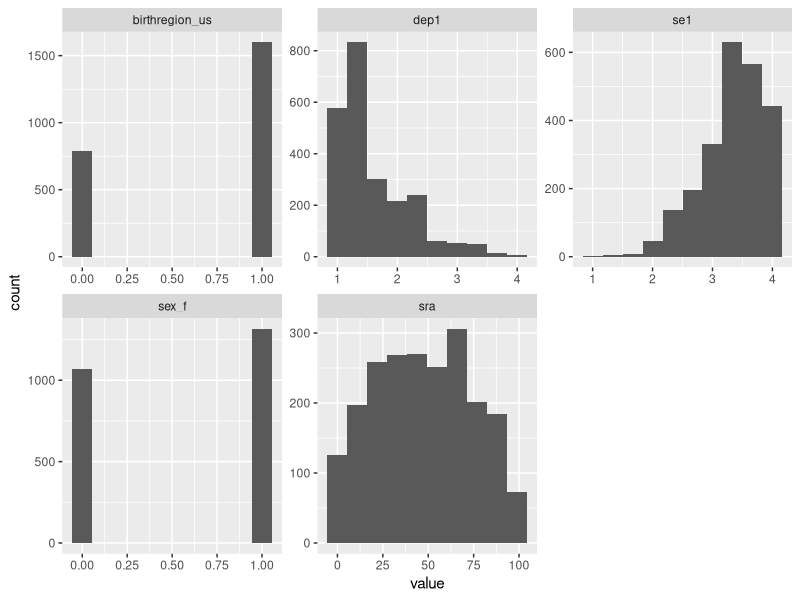
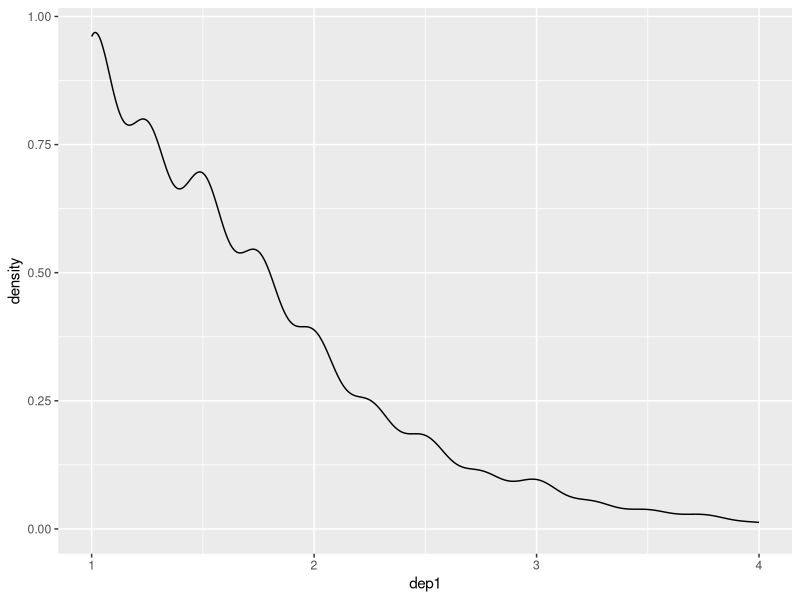
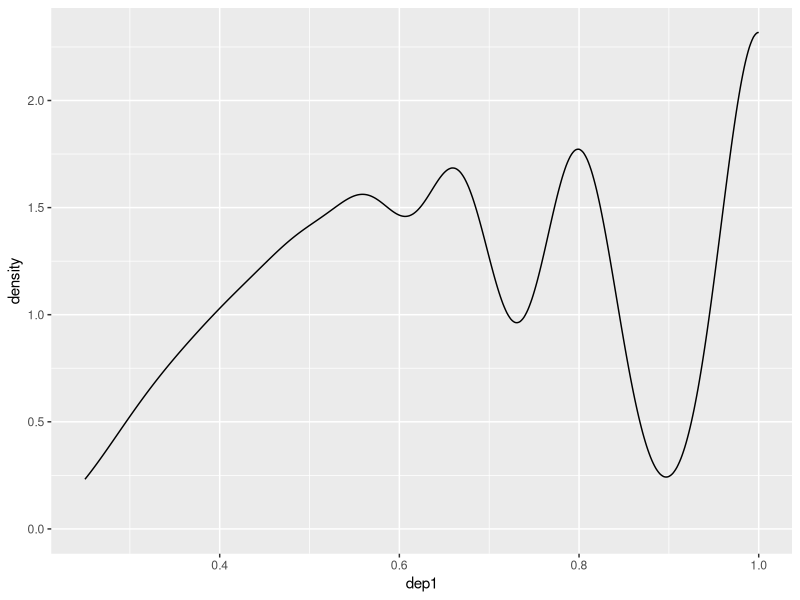
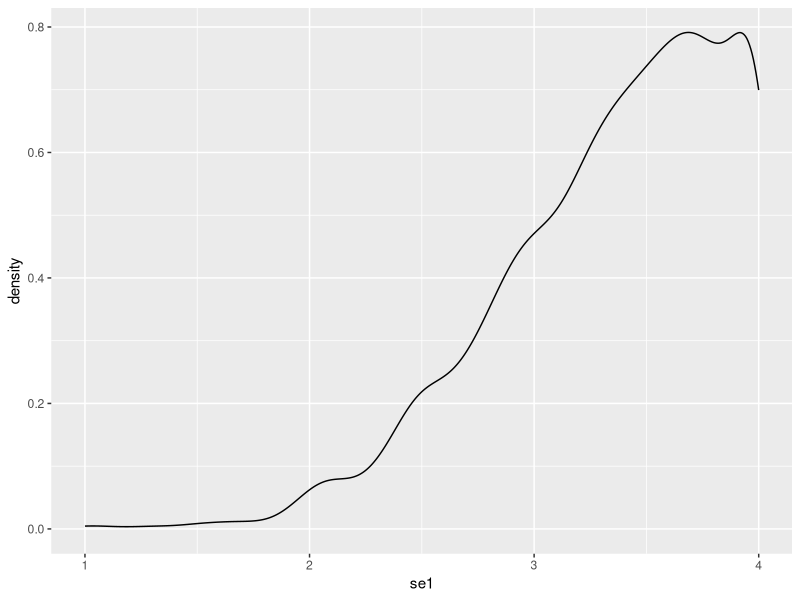
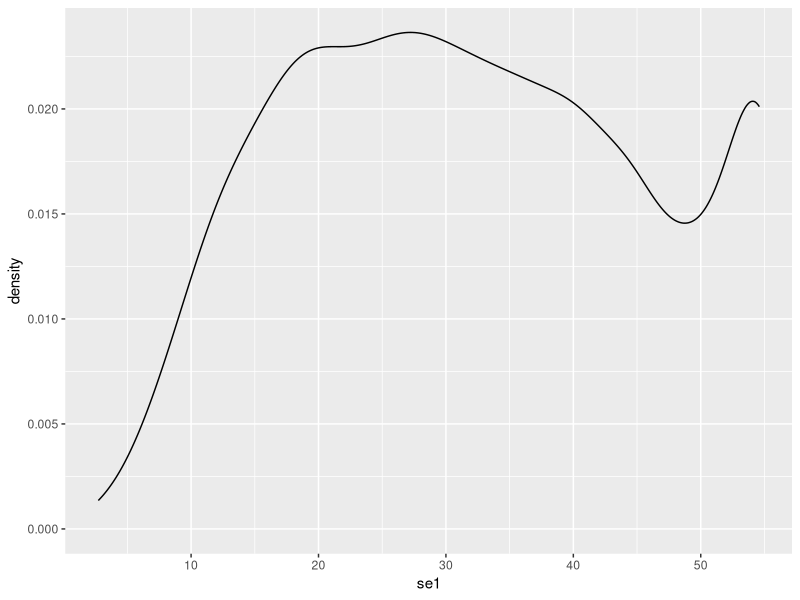
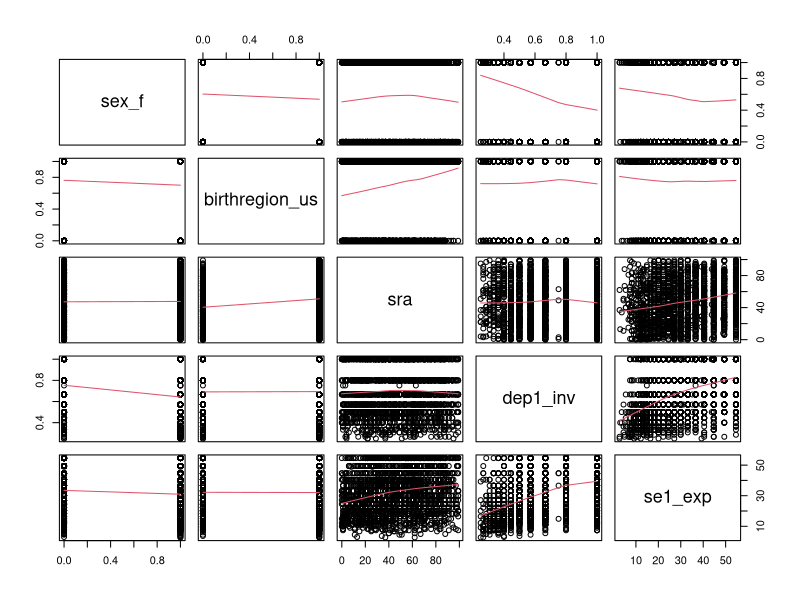

These charts were generated, in order, by the following R code: (Note: this script raises an error after producing the figures.)
###############################
# PSYC 5173 - SEM - Spring 22
# Lab 1 - Assumptions
# Authored by: Austin Eubanks 
# adeubank@uark.edu
##############################.


# Notes -------------------------------------------------------------------

# Everything we go over is just *A* way of doing things, not necessarily *the*
# way of doing it. In fact, as I will discuss in the video, some things we'll do
# are specifically things I wouldn't do in "real-world" analyses, but rather are
# for educational purposes (e.g., see extra steps below for matrices to excel).

# For instance, I am going to do my best to stick with just tidyverse, base R,
# and lavaan. The upside of this decision is you don't have to try to remember a
# bunch of different functions from a bunch of different libraries. The downside
# is some things we'll do have easier ways of doing it because there is a
# function that does the exact thing we want. 

####################.
# If you don't have tidyverse or lavaan installed, install them both by
# running the lines below, after deleting the "#" in front of them:

# install.packages("tidyverse")
# install.packages("lavaan")

# The library, psych, is also my go-to for general descriptives and
# scale/measure reliabilities (alphas), so you also need to

# install.packages("psych")

####################.

# Because we use tidyverse, most things we use are technically "tibbles" and not
# "data frames," but I more or less use the terms interchangeably. My video at
# tinyurl.com/tidyverse explains the technical differences between the two. 


#                                               Mac         Windows
# labels (collapsible headers):  	 Cmd+Shift+R   Ctrl+Shift+R 	

# Reflow comments:  	                     Cmd+Shift+/   Ctrl+Shift+/

# Insert pipe:  	                         Cmd+Shift+M   Ctrl+Shift+M

# Explaining projects / working directories 

# NOT writing things to my computer, thanks (comment out (#) anything that
# writes, e.g., write_csv, exporting plots)

# Libraries ---------------------------------------------------------------
library(tidyverse)

# For Tidyverse overview, see my video at tinyurl.com/tidyverse


# Problem 1 - read in,  structure,  descriptives --------------------------
# Read in the data, look at it's structure, check descriptives.

df <- read_csv("lab_1_video.csv") # read in

df %>% glimpse # structure

df %>% psych::describe() # descriptives

# Note: for now, we're giving you simple 5 var data sets, but for bigger
# datasets, you may need to sometimes use e.g., select() to select down to
# whatever subset of variables you're interested in

# Problem 2 - Check missingness -------------------------------------------

# you can use the map() family of functions, which apply some function you enter
# as the input across a data frame***. map() returns lists, but map_dfc() returns
# a data frame that column-binds the lists

df %>% 
  map_dfc(is.na) %>% 
  colMeans()

# *** Technically, map() applies the function across lists/vectors, which is why
# it returns lists unless you use e.., map_dfc(), but also technically, a data
# frame/tibble is just a bunch of lists in that each column is a list.

# Problem 3 - check distribution/outliers ---------------------------------

# check plots for all 5 vars (to look for outliers and show distributions)

df %>% 
  pivot_longer(cols = everything()) %>% 
  ggplot(aes(x = value))+
  geom_histogram(bins = 10)+
  #geom_density()+
  #geom_boxplot()+
  facet_wrap(~name, scales = "free")

# scales can be "free_x" "free_y" or "free" (meaning both x and y)


# Problem 4 - Transforming variables --------------------------------------

# --- Common heuristics transformations---

#                           Skew    
#                Positive               Negative
# moderate     square root      reflect then square root
#                sqrt(x)                sqrt(K - x)
#
# high        natural log       reflect then natural log
#                log(x)                 log(K - x)
#                                          -or- 
#                                         exp(x)
#
# extreme       inverse            reflect then inverse
#                 1/x                   1/(K - x)  

# the inverse of natural logs is exponentiation ( exp() )
log(exp(5)) # see? It cancels each other out. 

# "Reflect" basically means reverse score, which we do by subtracting each score
# from the (max possible score + 1), so K = max(x) + 1

# For square root, x must be >= 0
# For logs, x must be > 0
# For inverse, x != 0

df %>%
  select(se1, dep1) %>% 
  psych::describe()

# dep1 == positive skew
df %>% 
  ggplot(aes(x = dep1))+
  geom_density()

df %>% 
  mutate(dep1 = 1/(dep1)) %>% 
  ggplot(aes(x = dep1))+
  geom_density()

# se1 = negative skew
df %>% 
  ggplot(aes(x = se1))+
  geom_density()

df %>% 
  mutate(se1 = exp(se1)) %>% 
  ggplot(aes(x = se1))+
  geom_density()

# it's bad form to overwrite existing data; instead, when you transform vars,
# create new variables with labels that indicate what transformation has
# happened, e.g.,

df <- df %>%  
  mutate(dep1_inv = 1/dep1, 
         se1_exp = exp(se1)) %>% 
  select(-dep1, -se1) 
                  # Normally I would leave both the transformed and
                  # untransformed vars in, but for educational purposes
                  # (i.e., just to make things easy for the HW), I want 
                  # to only keep 5 vars in the data set (instead of having
                  # to select down to just the 5 we want for everything)


# Problem 5 - BIvariate scatterplots --------------------------------------
# check bivariate scatterplots with loess lines for the all pairings.

df %>% 
  pairs(panel = panel.smooth) # panel = panel.smooth adds the loess lines


# Problem 6 - Variance-covariance matrix ----------------------------------
# Create the variance-covariance matrix and export it as a csv

df %>% 
  var(use = "pair") %>% 
  as_tibble(rownames = NA) %>% 
  rownames_to_column()  # %>% write_csv("vcov.csv")


# Problem 7 - Correlation matrix ------------------------------------------
# Create a correlation matrix and export it as a csv
df %>% 
  cor(use = "pair") %>% 
  as_tibble(rownames = NA) %>% 
  rownames_to_column()  # %>% write_csv("cor.csv")


# Problem 8 - The determinant ---------------------------------------------
# Calculate the determinant of the variance-covariance matrix

df %>% 
  var(use = "pair") %>% 
  det()

# Problem 9 - Dichotomizing vars ------------------------------------------

df <- df %>% 
  mutate(sra_dich_high = ifelse(sra >= mean(sra, na.rm = T), 1, 0))


# Additional Info ---------------------------------------------------------

# Problem 2

df %>% 
  
  # mutate(across(everything(), is.na)) %>% 
  # mutate(across(sex_f:sra, is.na)) %>% 
   mutate(across(c(sex_f, birthregion_us, dep1, se1, sra), is.na)) %>% 
  
  colSums() # gets counts
#colMeans() # get percents


# Problem 4
# dep1 == positive skew
df %>% 
  ggplot(aes(x = dep1))+
  geom_density()

df %>% 
  mutate(dep1 = sqrt(dep1)) %>% 
  ggplot(aes(x = dep1))+
  geom_density()

df %>% 
  mutate(dep1 = log(dep1)) %>% 
  ggplot(aes(x = dep1))+
  geom_density()

df %>% 
  mutate(dep1 = 1/(dep1)) %>% 
  ggplot(aes(x = dep1))+
  geom_density()

df %>% 
  mutate(sqrt = sqrt(dep1),
         log = log(dep1),
         inv = 1/dep1) %>% 
  select(sqrt:inv) %>% 
  psych::describe()


# se1 = negative skew
df %>% 
  ggplot(aes(x = se1))+
  geom_density()

df %>% 
  mutate(se1 = sqrt(5 - se1)) %>% 
  ggplot(aes(x = se1))+
  geom_density()

df %>% 
  mutate(se1 = log(5 - se1)) %>% 
  ggplot(aes(x = se1))+
  geom_density()

df %>% 
  mutate(se1 = 1/(5 - se1)) %>% 
  ggplot(aes(x = se1))+
  geom_density()

df %>% 
  mutate(se1 = exp(se1)) %>% 
  ggplot(aes(x = se1))+
  geom_density()

df %>% 
  mutate(sqrt = sqrt(5 - se1),
         log = log(5 - se1),
         inv = 1/(5 - se1),
         exp = exp(se1)) %>% 
  select(sqrt:exp) %>% 
  psych::describe()



# Problem 9 
# Just FYI: If you neen more than 2 groups, ifelse() won't work becasue it only
# has 2 outcomes (TRUE/FALSE). For 3+ conditional statements, use case_when()

df %>% 
  mutate(sra_tri = case_when(sra <  mean(sra, na.rm = T) - sd(sra, na.rm = T) ~ "low",
                             sra >  mean(sra, na.rm = T) + sd(sra, na.rm = T) ~ "high",
                             is.na(sra) ~ "NA",
                             TRUE ~ "mid"),
         sra_tri = ifelse(sra_tri == "NA", NA, sra_tri)) %>%  # "TRUE" is the catchall meaning
  select(sra_tri) %>%                            # "everything else"
  table
